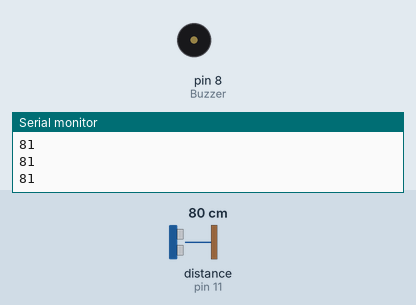
Bench run of a program on a simulated Arduino Uno, built with avr-gcc and run on an emulated ATmega328P. Shown: buzzer (waves = sounding, pin HIGH), the last lines printed to the serial monitor. The inputs (shaded band) are chosen by the test bench; at power-on: distance to the obstacle (sensor on pin 11) 80 cm. The echo pulse lasts 58.3 µs per cm.

Above: at 1.2 s.
1.3 s: distance to the obstacle (sensor on pin 11) set to 21 cm
2.8 s: distance to the obstacle (sensor on pin 11) set to 17 cm
At 3.6 s:
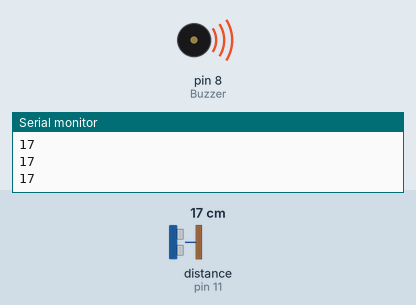
4.5 s: distance to the obstacle (sensor on pin 11) set to 35 cm
At 5.5 s:
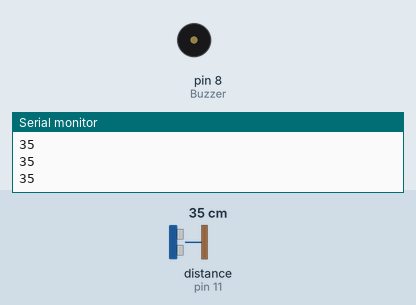
6.1 s: distance to the obstacle (sensor on pin 11) set to 2 cm
At 7.3 s:
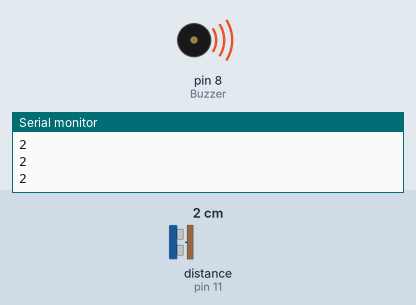
Timing chart, 0 to 8.8 s (numbered marks = the images above; inputs shaded):
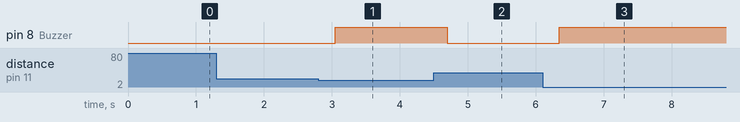

The program:

main.cpp
```cpp
#include <Arduino.h>

// ---------------------------------------------------------------------------
// Example NewPing library sketch that does a ping about 20 times per second.
// ---------------------------------------------------------------------------

#include <NewPing.h>

#define TRIGGER_PIN 12   // Arduino pin tied to trigger pin on the ultrasonic sensor.
#define ECHO_PIN 11      // Arduino pin tied to echo pin on the ultrasonic sensor.
#define MAX_DISTANCE 200 // Maximum distance we want to ping for (in centimeters). Maximum sensor distance is rated at 400-500cm.
#define ITERATIONS 5     // Number of iterations.
#define PING_INTERVAL 33 // Milliseconds between sensor pings (29ms is about the min to avoid cross-sensor echo).

NewPing sonar(TRIGGER_PIN, ECHO_PIN, MAX_DISTANCE); // NewPing setup of pins and maximum distance.

int8_t Buzzer = 8;                   // Connect buzzer pin to 8
unsigned long pingTimer[ITERATIONS]; // Holds the times when the next ping should happen for each iteration.
unsigned int cm[ITERATIONS];         // Where the ping distances are stored.
uint8_t currentIteration = 0;        // Keeps track of iteration step.
int8_t distance;

int8_t echoCheck()
{ // If ping received, set the sensor distance to array.
  if (sonar.check_timer())
    cm[currentIteration] = sonar.ping_result / US_ROUNDTRIP_CM;
}

void oneSensorCycle()
{ // All iterations complete, calculate the median.
  unsigned int uS[ITERATIONS];
  uint8_t j, it = ITERATIONS;
  uS[0] = 0;
  for (uint8_t i = 0; i < it; i++)
  { // Loop through iteration results.
    // if (cm[i] != NO_ECHO)
    // { // Ping in range, include as part of median.
      if (i > 0)
      {                                              // Don't start sort till second ping.
        for (j = i; j > 0 && uS[j - 1] < cm[i]; j--) // Insertion sort loop.
          uS[j] = uS[j - 1];                         // Shift ping array to correct position for sort insertion.
      }
      else
        j = 0;       // First ping is sort starting point.
      uS[j] = cm[i]; // Add last ping to array in sorted position.
    // }
    // else
    //   it--; // Ping out of range, skip and don't include as part of median.
  }
  distance = (uS[it >> 1]);
  Serial.println(uS[it >> 1]);
  // Serial.println("\n");
  // Serial.println("cm");
}

void setup()
{
  Serial.begin(115200); // Open serial monitor at 115200 baud to see ping results.
  pinMode(Buzzer, OUTPUT);
  pingTimer[0] = millis() + 75;            // First ping starts at 75ms, gives time for the Arduino to chill before starting.
  for (uint8_t i = 1; i < ITERATIONS; i++) // Set the starting time for each iteration.
    pingTimer[i] = pingTimer[i - 1] + PING_INTERVAL;
}

void loop()
{
  for (uint8_t i = 0; i < ITERATIONS; i++)
  { // Loop through all the iterations.
    if (millis() >= pingTimer[i])
    {                                             // Is it this iteration's time to ping?
      pingTimer[i] += PING_INTERVAL * ITERATIONS; // Set next time this sensor will be pinged.
      if (i == 0 && currentIteration == ITERATIONS - 1)
        oneSensorCycle();          // Sensor ping cycle complete, do something with the results.
      sonar.timer_stop();          // Make sure previous timer is canceled before starting a new ping (insurance).
      currentIteration = i;        // Sensor being accessed.
      cm[currentIteration] = 0;    // Make distance zero in case there's no ping echo for this iteration.
      sonar.ping_timer(echoCheck); // Do the ping (processing continues, interrupt will call echoCheck to look for echo).
    }
  }
  if (distance < 20 && distance != 0)
  {
    digitalWrite(Buzzer, 1);
  }
  else
  {
    digitalWrite(Buzzer, 0);
  }
}
```

Measured:
- the behaviour switches between 20 and 19 cm on distance to the obstacle (sensor on pin 11) (found by bisection; images 0 and 1)
- after the input at 2.8 s, pin 8 (Buzzer): LOW → HIGH after 0.25 s
- after the input at 4.5 s, pin 8 (Buzzer): HIGH → LOW after 0.20 s
- after the input at 6.1 s, pin 8 (Buzzer): LOW → HIGH after 0.25 s
